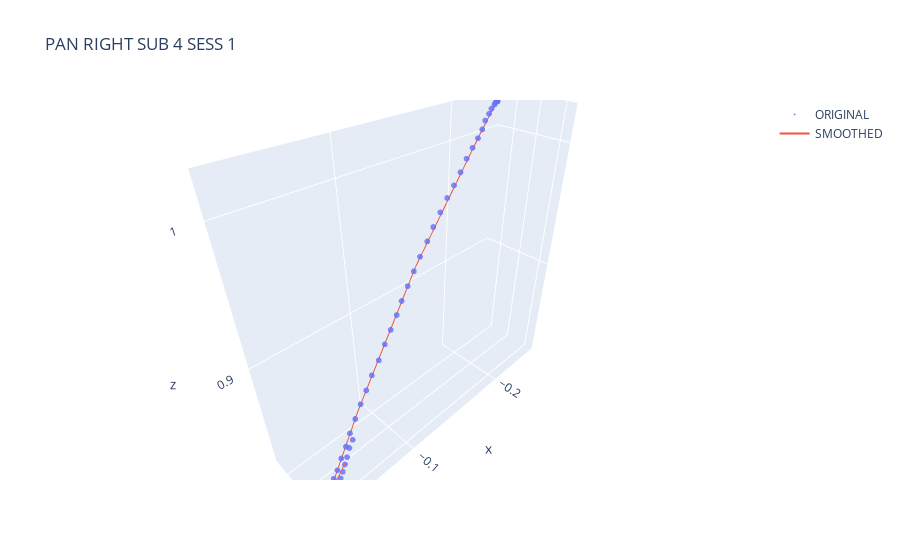
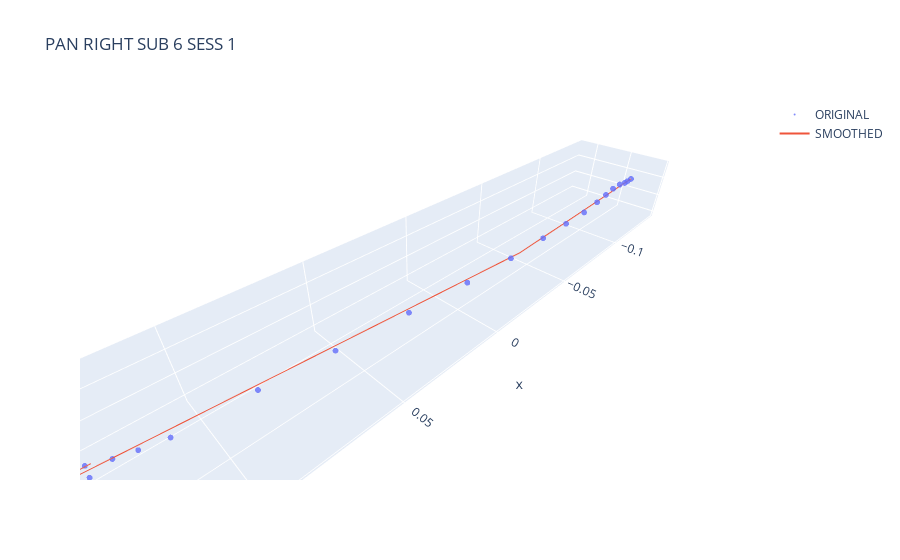

The code cell stored with these charts, in order, in its notebook:
### Code cell
import numpy as np
from scipy.interpolate import BSpline, make_interp_spline


def drop_df(df, trial_num):
    df.drop(df[(df["trigger_pull_amount_right"] == 0) & (df["trigger_pull_amount_left"] == 0)].index, inplace=True)
    df.drop(df[(df['gesture_counter_UI']) != trial_num].index, inplace=True)
    df.reset_index(drop=True, inplace=True)


#path_sess1 = 'C:\\Users\\katie\\Desktop\\cpsc\\VRelax\\gestureInterface\\CleanedData\\Sub11\\Freeform_Sub11_Sess1\\cleaned_session_F_BoxSelect_subjID_11_05-10-23_03-50-54.csv'

path_sess1 = 'C:\\Users\\katie\\Desktop\\cpsc\\VRelax\\gestureInterface\\CleanedData\\Sub11\\Freeform_Sub11_Sess1\\cleaned_session_F_PanRight_subjID_11_05-10-23_03-49-47.csv'
path_sess2 = 'C:\\Users\\katie\\Desktop\\cpsc\\VRelax\\gestureInterface\\CleanedData\\Sub11\\Freeform_Sub11_Sess1\\cleaned_session_F_PanRight_subjID_11_06-05-23_03-21-29.csv'
path_sess3 = 'C:\\Users\\katie\\Desktop\\cpsc\\VRelax\\gestureInterface\\CleanedData\\Sub11\\Freeform_Sub11_Sess1\\cleaned_session_F_PanRight_subjID_11_06-13-23_02-07-26.csv'
path_sess1 = 'C:\\Users\\katie\\Desktop\\cpsc\\VRelax\\gestureInterface\\CleanedData\\Sub10\\Freeform_Sub10_Sess1\\cleaned_session_F_PanRight_subjID_10_05-10-23_02-36-16.csv'
path_sess1 = 'C:\\Users\\katie\\Desktop\\cpsc\\VRelax\\gestureInterface\\CleanedData\\Sub4\\Freeform_Sub4_Sess1\\cleaned_session_F_PanRight_subjID_4_04-28-23_03-32-02.csv'
path_sess2 = 'C:\\Users\\katie\\Desktop\\cpsc\\VRelax\\gestureInterface\\CleanedData\\Sub6\\Freeform_Sub6_Sess1\\cleaned_session_F_PanRight_subjID_6_05-05-23_03-31-23.csv'

# Gets new df
df_sess1 = pd.read_csv(path_sess1)
drop_df(df_sess1, 1)

fig1 = go.Figure()
sess1_rX = df_sess1['r_controller_translation_x']
sess1_rY = df_sess1['r_controller_translation_y']
sess1_rZ = df_sess1['r_controller_translation_z']

x = np.array(sess1_rX)
y = np.array(sess1_rY)
z = np.array(sess1_rZ)

# The number of control points and knots
k = 3  # degree of the B-spline
t = np.linspace(0, 1, len(sess1_rZ))

# Create the B-spline representation for each dimension
spl_x = make_interp_spline(t, x, k=k)
spl_y = make_interp_spline(t, y, k=k)
spl_z = make_interp_spline(t, z, k=k)

# Evaluate the B-spline over a dense set of points for a smooth trajectory
dense_t = np.linspace(0, 1, 5 * len(sess1_rZ))  # points in the smoothed curve; can be adjusted
x_smooth = spl_x(dense_t)
y_smooth = spl_y(dense_t)
z_smooth = spl_z(dense_t)

new_x_smooth = []
new_y_smooth = []
new_z_smooth = []
for index in range(len(x_smooth)):
    if (index % 50 != 0) :
        continue
    new_x_smooth.append(x_smooth[index])
    new_y_smooth.append(y_smooth[index])
    new_z_smooth.append(z_smooth[index])

fig1.add_trace(go.Scatter3d(
    x = sess1_rX,
    y = sess1_rY,
    z = sess1_rZ,
    mode='markers',
    marker=dict(
        size=2,
        colorscale='viridis',  # colorscale
        opacity=0.8,
    ),
    name='ORIGINAL',
    showlegend=True)
)
fig1.add_trace(go.Scatter3d(
    x = new_x_smooth,
    y = new_y_smooth,
    z = new_z_smooth,
    mode='lines',
    marker=dict(
        size=2,
        colorscale='sunset_r',  # colorscale
        opacity=0.8,
    ),
    name='SMOOTHED',
    showlegend=True)
)
fig1.update_layout(
    title_text='PAN RIGHT SUB 4 SESS 1', 
    scene_aspectmode='data'
)
fig1.show()
print(len(sess1_rX))
print(len(x_smooth))




# Gets new df
df_sess2 = pd.read_csv(path_sess2)
drop_df(df_sess2, 4)

fig2 = go.Figure()
sess2_rX = df_sess2['r_controller_translation_x']
sess2_rY = df_sess2['r_controller_translation_y']
sess2_rZ = df_sess2['r_controller_translation_z']
print(len(sess2_rX))

x = np.array(sess2_rX)
y = np.array(sess2_rY)
z = np.array(sess2_rZ)

# The number of control points and knots
k = 3  # degree of the B-spline
t = np.linspace(0, 1, len(sess2_rZ))

# Create the B-spline representation for each dimension
spl_x = make_interp_spline(t, x, k=k)
spl_y = make_interp_spline(t, y, k=k)
spl_z = make_interp_spline(t, z, k=k)

# Evaluate the B-spline over a dense set of points for a smooth trajectory
dense_t = np.linspace(0, 1, 5 * len(sess2_rZ))  # points in the smoothed curve; can be adjusted
x_smooth = spl_x(dense_t)
y_smooth = spl_y(dense_t)
z_smooth = spl_z(dense_t)

new_x_smooth = []
new_y_smooth = []
new_z_smooth = []
for index in range(len(x_smooth)):
    if (index % 50 != 0) :
        continue
    new_x_smooth.append(x_smooth[index])
    new_y_smooth.append(y_smooth[index])
    new_z_smooth.append(z_smooth[index])
    

fig2.add_trace(go.Scatter3d(
    x = sess2_rX,
    y = sess2_rY,
    z = sess2_rZ,
    mode='markers',
    marker=dict(
        size=2,
        colorscale='viridis',  # colorscale
        opacity=0.8,
    ),
    name='ORIGINAL',
    showlegend=True)
)
fig2.add_trace(go.Scatter3d(
    x = new_x_smooth,
    y = new_y_smooth,
    z = new_z_smooth,
    mode='lines',
    marker=dict(
        size=2,
        colorscale='sunset_r',  # colorscale
        opacity=0.8,
    ),
    name='SMOOTHED',
    showlegend=True)
)
fig2.update_layout(
    title_text='PAN RIGHT SUB 6 SESS 1', 
    scene_aspectmode='data'
)
fig2.show()
print(len(x_smooth))

#fig2.update_layout(title_text='Smoothed: BOX SELECT SUB 1 SESS 1', scene_aspectmode='data')
#fig2.show()

### Figure 1 — Plotly figure (JSON) as saved in the notebook; plotly's stock layout.template omitted (floating-point values rounded to 4 significant figures)
{"data": [{"marker": {"colorscale": [[0, "#440154"], [0.1111, "#482878"], [0.2222, "#3e4989"], [0.3333, "#31688e"], [0.4444, "#26828e"], [0.5556, "#1f9e89"], [0.6667, "#35b779"], [0.7778, "#6ece58"], [0.8889, "#b5de2b"], [1, "#fde725"]], "opacity": 0.8, "size": 2}, "mode": "markers", "name": "ORIGINAL", "showlegend": true, "type": "scatter3d", "x": [-0.249, -0.248, -0.246, -0.244, -0.24, -0.235, -0.228, -0.219, -0.21, -0.201, -0.192, -0.182, -0.173, -0.163, -0.154, -0.146, -0.138, -0.13, -0.123, -0.116, -0.109, -0.103, -0.097, -0.092, -0.086, -0.081, -0.075, -0.069, -0.064, -0.059, -0.054, -0.049, -0.045, -0.041, -0.037, -0.034, -0.032, -0.031, -0.03, -0.029, -0.03, -0.03, -0.032, -0.033, -0.035, -0.037, -0.039, -0.042, -0.045, -0.048, -0.051, -0.055, -0.059], "y": [1.287, 1.288, 1.289, 1.291, 1.292, 1.295, 1.298, 1.303, 1.307, 1.312, 1.316, 1.32, 1.323, 1.327, 1.33, 1.332, 1.334, 1.336, 1.338, 1.339, 1.341, 1.342, 1.343, 1.344, 1.345, 1.345, 1.346, 1.346, 1.346, 1.346, 1.346, 1.346, 1.346, 1.345, 1.345, 1.344, 1.343, 1.342, 1.341, 1.34, 1.34, 1.34, 1.34, 1.341, 1.34, 1.34, 1.339, 1.338, 1.337, 1.336, 1.335, 1.333, 1.332], "z": [1.019, 1.02, 1.02, 1.02, 1.02, 1.02, 1.019, 1.018, 1.016, 1.013, 1.01, 1.007, 1.003, 0.998, 0.993, 0.988, 0.982, 0.976, 0.97, 0.963, 0.957, 0.95, 0.943, 0.936, 0.929, 0.921, 0.913, 0.905, 0.896, 0.888, 0.879, 0.87, 0.861, 0.852, 0.844, 0.837, 0.831, 0.825, 0.82, 0.816, 0.815, 0.813, 0.813, 0.813, 0.814, 0.815, 0.819, 0.822, 0.825, 0.829, 0.833, 0.837, 0.841]}, {"marker": {"colorscale": [[0, "rgb(92, 83, 165)"], [0.1667, "rgb(160, 89, 160)"], [0.3333, "rgb(206, 102, 147)"], [0.5, "rgb(235, 127, 134)"], [0.6667, "rgb(248, 160, 126)"], [0.8333, "rgb(250, 196, 132)"], [1, "rgb(243, 231, 155)"]], "opacity": 0.8, "size": 2}, "mode": "lines", "name": "SMOOTHED", "showlegend": true, "type": "scatter3d", "x": [-0.249, -0.1934, -0.111, -0.05629, -0.02933, -0.04869], "y": [1.287, 1.315, 1.34, 1.346, 1.34, 1.336], "z": [1.019, 1.01, 0.9588, 0.8832, 0.8155, 0.83]}], "layout": {"scene": {"aspectmode": "data"}, "title": {"text": "PAN RIGHT SUB 4 SESS 1"}}}

### Figure 2 — Plotly figure (JSON) as saved in the notebook; plotly's stock layout.template omitted (floating-point values rounded to 4 significant figures)
{"data": [{"marker": {"colorscale": [[0, "#440154"], [0.1111, "#482878"], [0.2222, "#3e4989"], [0.3333, "#31688e"], [0.4444, "#26828e"], [0.5556, "#1f9e89"], [0.6667, "#35b779"], [0.7778, "#6ece58"], [0.8889, "#b5de2b"], [1, "#fde725"]], "opacity": 0.8, "size": 2}, "mode": "markers", "name": "ORIGINAL", "showlegend": true, "type": "scatter3d", "x": [-0.135, -0.128, -0.122, -0.113, -0.103, -0.091, -0.078, -0.062, -0.045, -0.026, -0.005, 0.018, 0.042, 0.067, 0.089, 0.111, 0.129, 0.145, 0.156, 0.163, 0.167, 0.169, 0.168, 0.162, 0.159, 0.154, 0.147, 0.141, 0.135, 0.13, 0.124, 0.118], "y": [1.447, 1.448, 1.449, 1.45, 1.451, 1.453, 1.455, 1.457, 1.458, 1.459, 1.459, 1.458, 1.455, 1.451, 1.446, 1.441, 1.434, 1.428, 1.422, 1.417, 1.414, 1.411, 1.411, 1.411, 1.412, 1.413, 1.414, 1.416, 1.418, 1.419, 1.422, 1.424], "z": [0.318, 0.319, 0.32, 0.322, 0.323, 0.324, 0.325, 0.326, 0.327, 0.328, 0.328, 0.328, 0.327, 0.325, 0.322, 0.318, 0.313, 0.309, 0.305, 0.302, 0.299, 0.298, 0.298, 0.299, 0.3, 0.3, 0.301, 0.302, 0.302, 0.303, 0.303, 0.303]}, {"marker": {"colorscale": [[0, "rgb(92, 83, 165)"], [0.1667, "rgb(160, 89, 160)"], [0.3333, "rgb(206, 102, 147)"], [0.5, "rgb(235, 127, 134)"], [0.6667, "rgb(248, 160, 126)"], [0.8333, "rgb(250, 196, 132)"], [1, "rgb(243, 231, 155)"]], "opacity": 0.8, "size": 2}, "mode": "lines", "name": "SMOOTHED", "showlegend": true, "type": "scatter3d", "x": [-0.135, -0.01049, 0.1653, 0.1286], "y": [1.447, 1.459, 1.415, 1.42], "z": [0.318, 0.328, 0.3004, 0.3031]}], "layout": {"scene": {"aspectmode": "data"}, "title": {"text": "PAN RIGHT SUB 6 SESS 1"}}}
